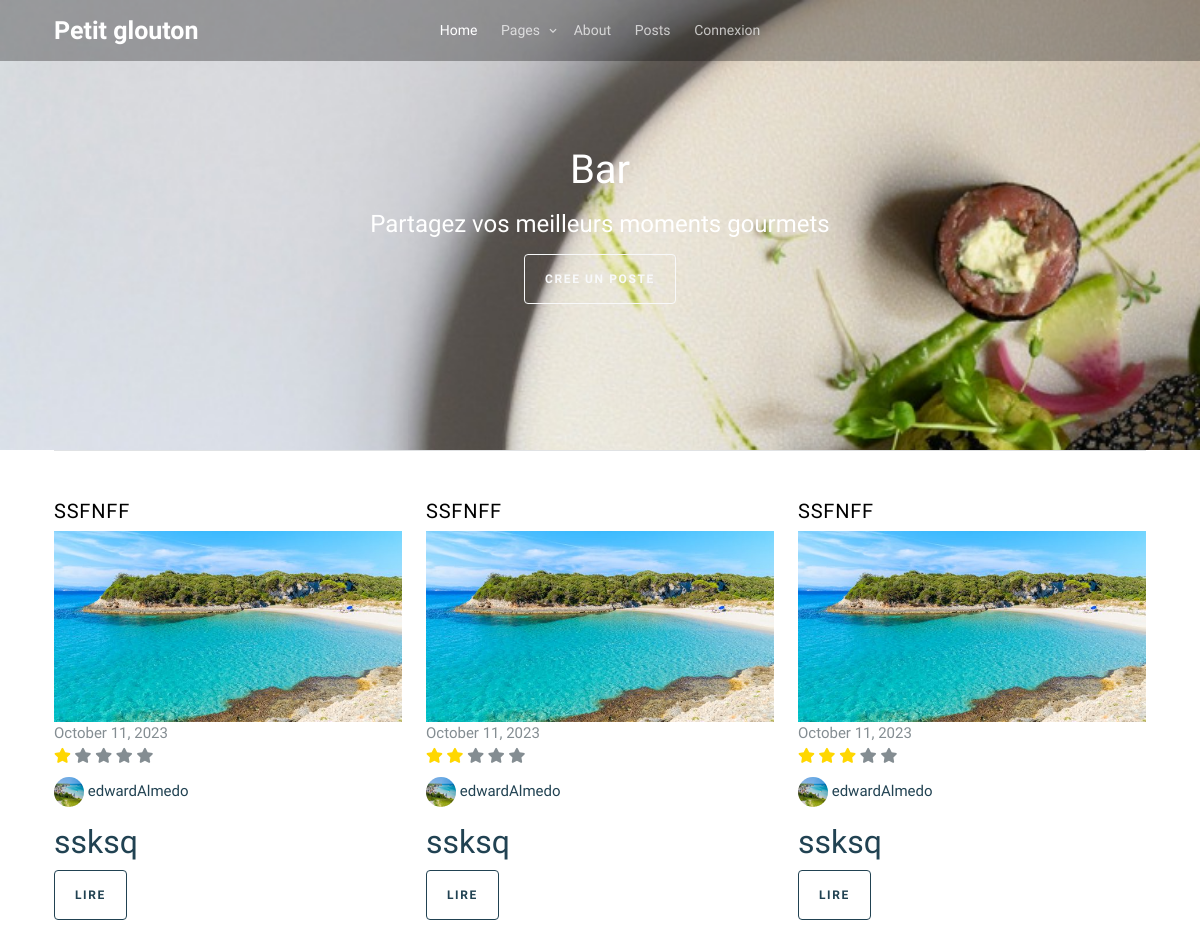
/bar/, run on the app's committed database.
### posts/models.py (models this page shows, shortened)
class Posts(models.Model):
    title = models.CharField(max_length=30, blank=False)  # Titre de la publication
    subtitle = models.CharField(max_length=100, blank=False, null=True)  # Sous-titre de la publication (optionnel)
    description = models.TextField(max_length=700, blank=False, null=True)  # Description de la publication (optionnelle)
    imagen_posts = models.ImageField(blank=True, null=True,
                                     default="default_image.png")  # Image associée à la publication
    largeur_image = models.PositiveIntegerField(default=450)  # Largeur de l'image par défaut
    hauteur_image = models.PositiveIntegerField(default=350)  # Hauteur de l'image par défaut
    id = models.UUIDField(default=uuid.uuid4, unique=True, primary_key=True, editable=False)  # ID unique
    created_at = models.DateTimeField(auto_now_add=True)  # Date de création de la publication
    address = models.CharField(max_length=200, blank=True, null=True)
    CATEGORIE_CHOICES = [
        ('restaurant', 'Restaurant'),
        ('bar', 'Bar'),
        ('tourisme', 'Tourisme'),
        ('nightClubs', 'Night clubs'),
    ]
    categorie = models.CharField(max_length=20, choices=CATEGORIE_CHOICES)  # Catégorie de la publication
    user = models.ForeignKey(User, on_delete=models.CASCADE,
                             default=1)  # Relation plusieurs à un avec le modèle User (utilisateur créateur de la publication)
    comments = models.ManyToManyField('Comment',
                                      related_name='post_comments')  # Relation plusieurs à plusieurs avec les commentaires associés
    user_profile = models.ForeignKey(UserProfile, on_delete=models.CASCADE, related_name='user_posts', null=True,
                                     blank=True)  # Relation plusieurs à un avec le profil utilisateur associé
    ratings = models.ManyToManyField(User, through='Rating',
                                     related_name='post_rating')  # Relation plusieurs à plusieurs avec les évaluations associées
    objects = models.Manager()

class UserProfile(models.Model):
    user = models.OneToOneField(User, on_delete=models.CASCADE)  # Relation un à un avec le modèle User
    profile_pic = models.ImageField(upload_to='profile_picture', blank=True, null=True, default="user_icon.jpeg")
    bio = models.TextField(blank=True, null=True)  # Champ pour la biographie de l'utilisateur
    location = models.CharField(max_length=100, blank=False, null=True)  # Champ pour la localisation de l'utilisateur

### posts/views.py (the view)
# urls.py: path('bar/', views.bar, name='bar'),  # URL pour afficher des publications dans la catégorie bar
def bar(request):
    posts = Posts.objects.filter(categorie='bar').order_by('-created_at')
    for post in posts:
        post.average_rating = Rating.objects.filter(post=post).aggregate(Avg('rating'))['rating__avg'] or 0
        post.rating_count = Rating.objects.filter(post=post).count()
    context = {'posts': posts}
    return render(request, 'posts/bar_page.html', context)

### templates/posts/bar_page.html (shortened to what this page needs)
{% extends 'main/main_categorie.html' %}
{% load static %}
{% block content %}
<nav class="site-nav">
    <div class="container">
        <div class="menu-bg-wrap">
            <div class="site-navigation">
                <div class="row g-0 align-items-center">
                    <div class="col-2">
                        <a href="{% url 'home'%}" class="logo m-0 float-start">Petit glouton</a>
                    </div>
                    <div class="col-8 text-center">
                        <ul class="js-clone-nav d-none d-lg-inline-block text-start site-menu mx-auto">
                            <li class="active"><a href="{% url 'home'%}">Home</a></li>
                            <li class="has-children">
                                <a href="{% url 'home' %}">Pages</a>
                            </li>
                            <li><a href="category.html">About</a></li>
                            <li><a href="{% url 'formPost' %}">Posts</a></li>
							{% if user.is_authenticated %}
							<li><a href="{% url 'logout'%}">Déconnexion</a></li>
							<li class="user-profile end ">
								<a href="{% url 'logout'%}"></a>
									<a href="{% url 'view_profile' %}">
        					<img src="{{ user.userprofile.profile_pic.url }}" alt="Photo de profil" class="rounded-circle" width="30" height="30">
    						</a>
								<span>{{ user.username }}</span>
								</li>
									{% else %}
							<li><a href="{% url 'login'%}">Connexion</a></li>
							{% endif %}
						</ul>
                    </div>
                </div>
            </div>
        </div>
    </div>
</nav>
  <div class="p-5 text-center bg-image"
    style="
      background-image: url('{% static 'image/imagine1.jpeg' %}');
       background-size: cover;
       background-repeat: no-repeat;
       background-attachment: fixed;
       height: 30em;
    "
  >
      <div class="d-flex justify-content-center align-items-center h-100">
        <div class="text-white">
          <h1 class="mb-3">Bar</h1>
          <h4 class="mb-3">Partagez vos meilleurs moments gourmets</h4>
          <a class="btn btn-outline-light btn-lg" href="{% url 'formPost' %}" role="button"
          >cree un Poste</a
          >
        </div>
      </div>
    </div>
<div class="container">
        {% for post in posts %}
        {% if forloop.counter0|divisibleby:3 %}
        <div class="row row-cols-1 row-cols-md-3 g-4">
            <div class="col-md-12 mt-4">
                <hr class="my-4">
            </div>
        {% endif %}
        <div class="col mb-4">
            <div class="col-sm-6">
                <h2 class="posts-entry-title">{{ post.title }}</h2>
            </div>
            <div class="blog-entry">
                <img src="{{ post.imagen_posts.url }}" alt="{{ post.title }}" class="img-fluid border-radius 10px" width="{{ post.largeur_image }}" height="{{post.hauteur_image }}">
                  <span class="date">{{ post.created_at|date:"F d, Y" }}</span>
                    <div class ="rating">
                    {% for i in "12345" %}
                    {% with rating=forloop.counter %}
                        <span class="fa fa-star{% if rating <= post.average_rating %} fa-star-filled{% endif %}"></span>
                    {% endwith %}
                    {% endfor %}
                    </div>
               <a href="{% url 'view_profile' %}">
                <p class="user-posts">
                    <img src="{{ post.user.userprofile.profile_pic.url }}" alt="Photo de profil" class="rounded-circle" width="30" height="30">
                    <span class="username">{{ post.user.username }}</span>
                </p>
                </a>
                <h2><a href="{% url 'post' post.id %}">{{ post.subtitle }}</a></h2>
                <p><a href="{% url 'post' post.id %}" class="btn btn-sm btn-outline-primary">Lire</a></p>
            </div>
        </div>
        {% endfor %}
    </div>
</div>
{% endblock content %}

### templates/posts/bar_page.html (style rules this page uses)
.site-nav { position: fixed; z-index: 1000; width: 100%; background-color: rgba(0,0,0, 0.3); color: black; text-align: center; padding: 10px 0; transition: background-color 0.3s ease; }
.site-nav a { text-shadow: rgba(0, 0, 0, 0.6); font-size: 25px; transition: color 0.3s ease; }
.text-white { font-size: 1.2em; color: rgba(255, 255, 255, 0.9); text-align: center; line-height: 1.5; }
.user-posts { margin-top: 10px; }
.fa-star-filled { color:#FFD700 ; }

### data on the page
Posts: title "SSFNFF", imagen_posts (picture), created_at "October 11, 2023", user.userprofile.profile_pic (picture), user.username "edwardAlmedo", subtitle "ssksq"
Posts: title "SSFNFF", imagen_posts (picture), created_at "October 11, 2023", user.userprofile.profile_pic (picture), user.username "edwardAlmedo", subtitle "ssksq"
Posts: title "SSFNFF", imagen_posts (picture), created_at "October 11, 2023", user.userprofile.profile_pic (picture), user.username "edwardAlmedo", subtitle "ssksq"
